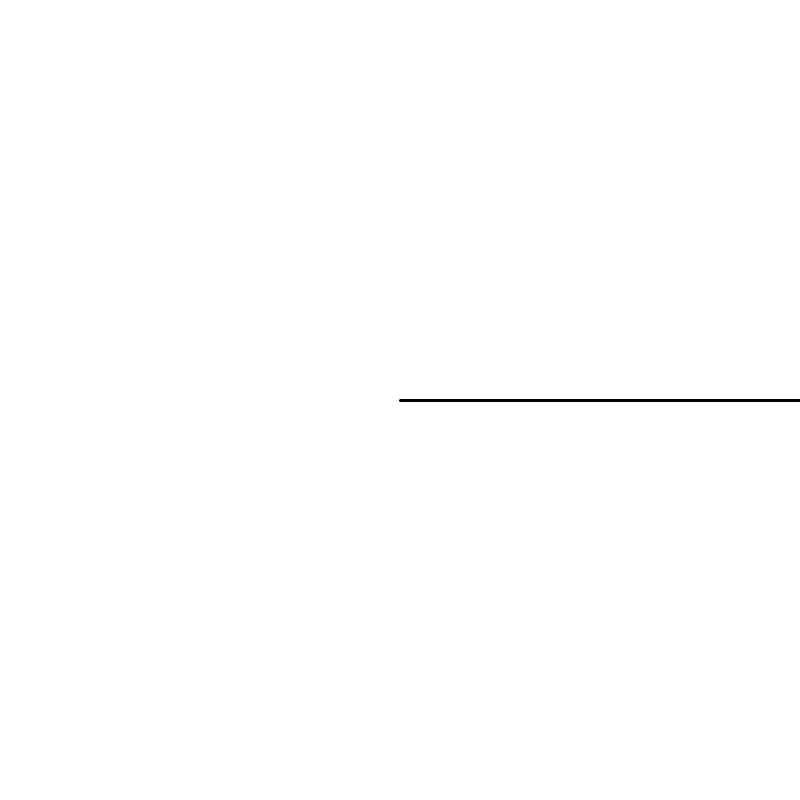
Frame 1 (no input)
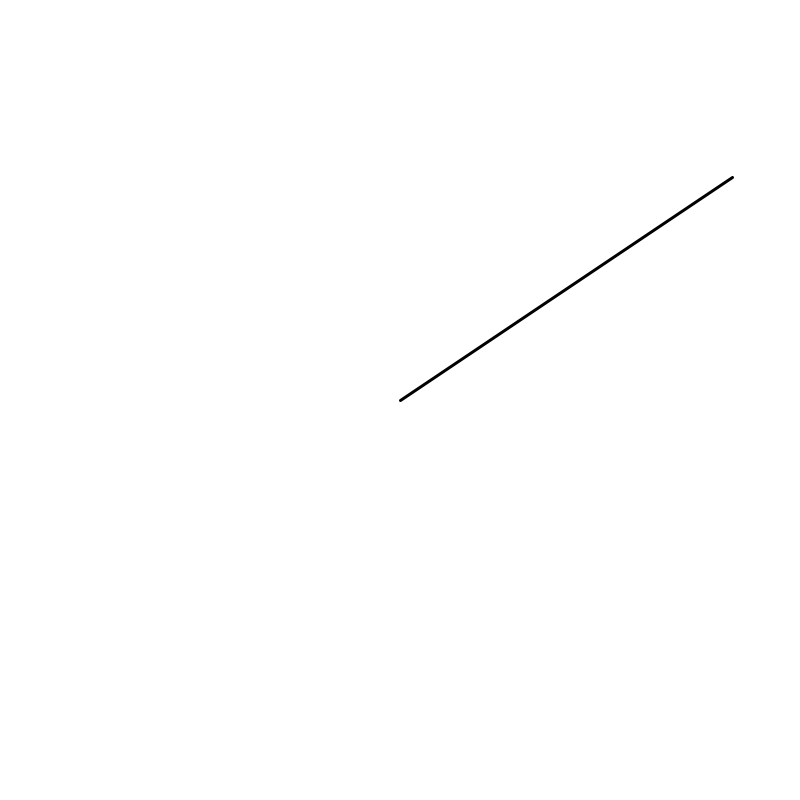
Frame 60 (the mouse pressed at the canvas centre just before this capture)
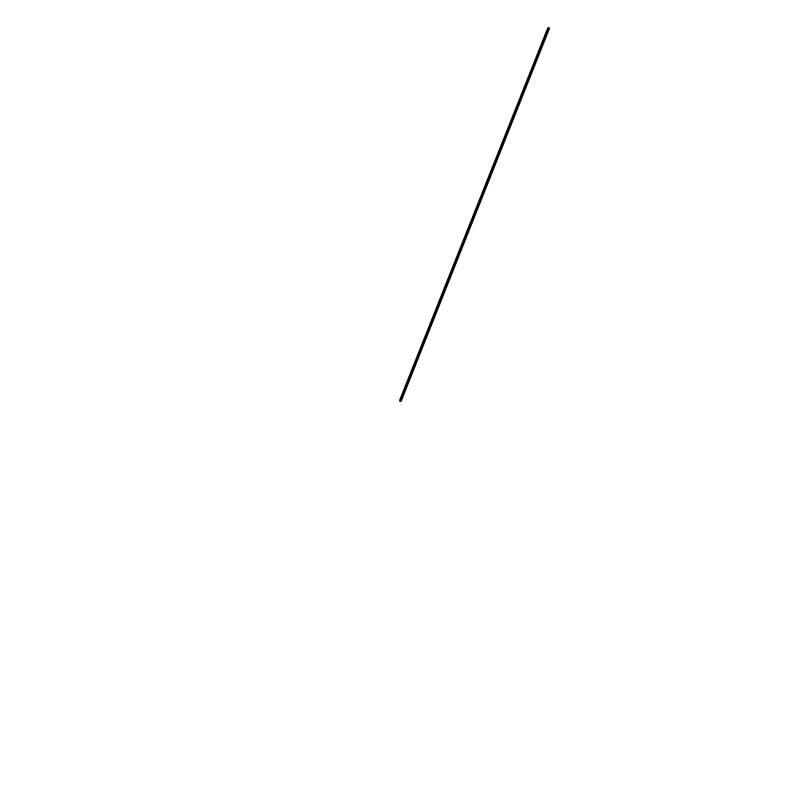
Frame 120 (the mouse held since frame 60 and released just before this capture)

The Processing sketch that drew these frames (run headless with seeded random() and noise(); from frame 60 on, the mouse is pressed at the canvas centre):

// Processing sketch: s01_rotate
// ── s01_rotate.pde
void setup() {
 size(800,800); 
}
float ang = 0;
void draw() {
  background(255,255,255);
  translate(width/2, height/2);
  scale(1,-1);
  strokeWeight(3);
  rotate(ang);
  line(0,0,400,0);
  ang +=.01;
}
